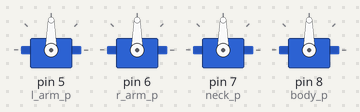
Recording of a sketch running on a simulated Arduino Uno, built with avr-gcc and run on an emulated ATmega328P. Shown: 4 × servo.

Above: at 0.1 s.
At 13.3 s:
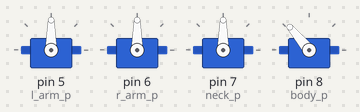
At 26.28 s:
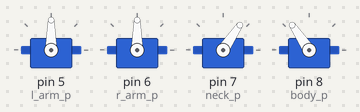
At 39.59 s:
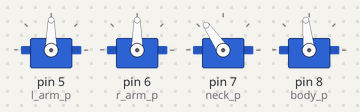
Timing chart, 0 to 40.0 s (numbered marks = the images above):
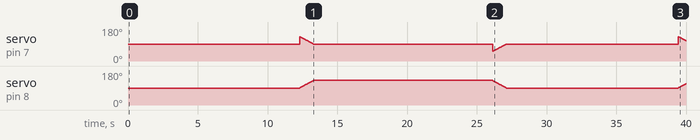

The sketch:

Santa_washing.ino
```cpp
#include "func.h"

void setup() {
  l_arm.attach(l_arm_p);
  r_arm.attach(r_arm_p);
  neck.attach(neck_p);
  body.attach(body_p);

  l_arm.write(z_deg);
  r_arm.write(z_deg);
  neck.write(current_look_deg);
  body.write(current_body_deg);
  look_left = true;

  began_washing = millis();
  began_washing_2 = millis();
}

void loop() {
  if (millis() - began_washing < washing_duration){
    moveLimb(r_arm, wash_deg, wash_t);
    removeLimb(r_arm, wash_deg, wash_t);
  }
  else {
    if (look_left){
      moveLimb(neck, look_deg, look_t);
      delay(500);
      current_look_deg = z_deg + look_deg;
      while (current_body_deg < look_deg + z_deg){
        current_body_deg += 1;
        current_look_deg -= 1;
        body.write(current_body_deg);
        neck.write(current_look_deg);
        delay(look_t/look_deg);
      }
      look_left = false;
      began_washing = millis();
     }
    else {
      moveLimb(neck, -look_deg, look_t);
      delay(look_t);
      current_look_deg = z_deg - look_deg;
      while (current_body_deg > z_deg){
        current_body_deg -= 1;
        current_look_deg += 1;
        body.write(current_body_deg);
        neck.write(current_look_deg);
        delay(look_t/look_deg);
      }
      look_left = true;
      began_washing = millis();
    }
  }

  if (millis() - began_washing_2 > washing_duration*5){
    moveLimb(r_arm, -wash_deg, 1000);
    delay(look_t);
    moveLimb(l_arm, drink_deg, drink_t);
    delay(2000);
    removeLimb(l_arm, drink_deg, drink_t);
    delay(500);
    moveLimb(neck, -look_deg, look_t);
    delay(500);
    removeLimb(neck, -look_deg, look_t);
    moveLimb(neck, look_deg, look_t);
    delay(500);
    removeLimb(neck, look_deg, look_t);
    delay(2000);
    moveLimb(l_arm, drink_deg, drink_t);
    delay(2000);
    removeLimb(l_arm, drink_deg, drink_t);
    l_arm.detach();
    r_arm.detach();
    neck.detach();
    body.detach();
    delay(down_time);
    l_arm.attach(l_arm_p);
    r_arm.attach(r_arm_p);
    neck.attach(neck_p);
    body.attach(body_p);
    began_washing_2 = millis();
  }
}
```

func.h
```cpp
#include <Servo.h>

// SERVOS: -----------------------------------
Servo l_arm;
Servo r_arm;
Servo neck;
Servo body;

// PINS: -------------------------------------
int l_arm_p     = 5;
int r_arm_p     = 6;
int neck_p      = 7;
int body_p       = 8;

// DEGS: -------------------------------------
int look_deg  =  40;
int wash_deg  =  30;
int z_deg     =  90;
int current_body_deg = z_deg;
int current_look_deg = z_deg;
int drink_deg = -70;

// SPEEDS: -----------------------------------
double wash_t = 500; // ms used to lift arm
double look_t = 1000;
int drink_t = 1000;

// DELAY: ------------------------------------
int down_time = 30000; //

// BOOL: -------------------------------------
bool wash   = true;
bool look_left, look_right = false;

// TIME: -------------------------------------
double began_washing = 0;
double began_washing_2 = 0;
double washing_duration = 10000;


void moveLimb(Servo aServo, double angle, double duration_ms){
  double to_delay = sqrt((duration_ms/angle)*(duration_ms/angle));
  if (angle >= 0){
    for (int i = z_deg; i < z_deg + angle; i++){
      aServo.write(i);
      delay(to_delay);
    }
  }else {
    for (int i = z_deg; i >= z_deg + angle; i--){
      aServo.write(i);
      delay(to_delay);
    }
  }
}

void removeLimb(Servo aServo, double angle, double duration_ms){
    double to_delay = sqrt((duration_ms/angle)*(duration_ms/angle));
  if (angle >= 0){
    for (int i = z_deg + angle; i >= z_deg; i--){
      aServo.write(i);
      delay(to_delay);
    }
  } else {
    for (int i = z_deg + angle; i < z_deg; i++){
      aServo.write(i);
      delay(to_delay);
    }
  }
}
```
